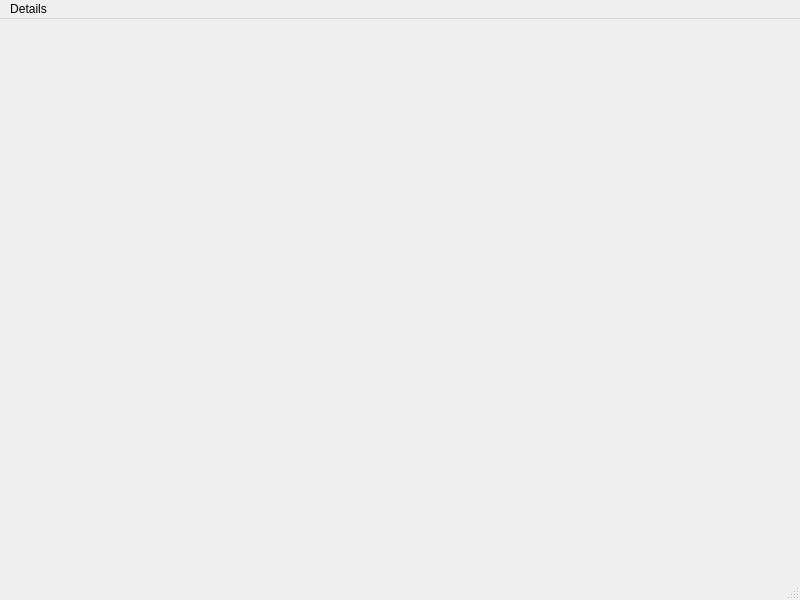
<?xml version="1.0" encoding="UTF-8"?>
<ui version="4.0">
 <class>MainWindow</class>
 <widget class="QMainWindow" name="MainWindow">
  <property name="geometry">
   <rect>
    <x>0</x>
    <y>0</y>
    <width>800</width>
    <height>600</height>
   </rect>
  </property>
  <property name="windowTitle">
   <string>MainWindow</string>
  </property>
  <widget class="QWidget" name="centralwidget"/>
  <widget class="QMenuBar" name="menubar">
   <property name="geometry">
    <rect>
     <x>0</x>
     <y>0</y>
     <width>800</width>
     <height>21</height>
    </rect>
   </property>
   <widget class="QMenu" name="menuDetails">
    <property name="title">
     <string>Details</string>
    </property>
    <addaction name="actionBrand_Details"/>
    <addaction name="actionModel_Details"/>
    <addaction name="actionSale_Details"/>
    <addaction name="actionLogIn_Details"/>
   </widget>
   <addaction name="menuDetails"/>
  </widget>
  <widget class="QStatusBar" name="statusbar"/>
  <action name="actionBrand_Details">
   <property name="text">
    <string>Brand Details</string>
   </property>
  </action>
  <action name="actionModel_Details">
   <property name="text">
    <string>Model Details</string>
   </property>
  </action>
  <action name="actionSale_Details">
   <property name="text">
    <string>Sale Details</string>
   </property>
  </action>
  <action name="actionLogIn_Details">
   <property name="text">
    <string>LogIn Details</string>
   </property>
  </action>
 </widget>
 <resources/>
 <connections/>
</ui>
